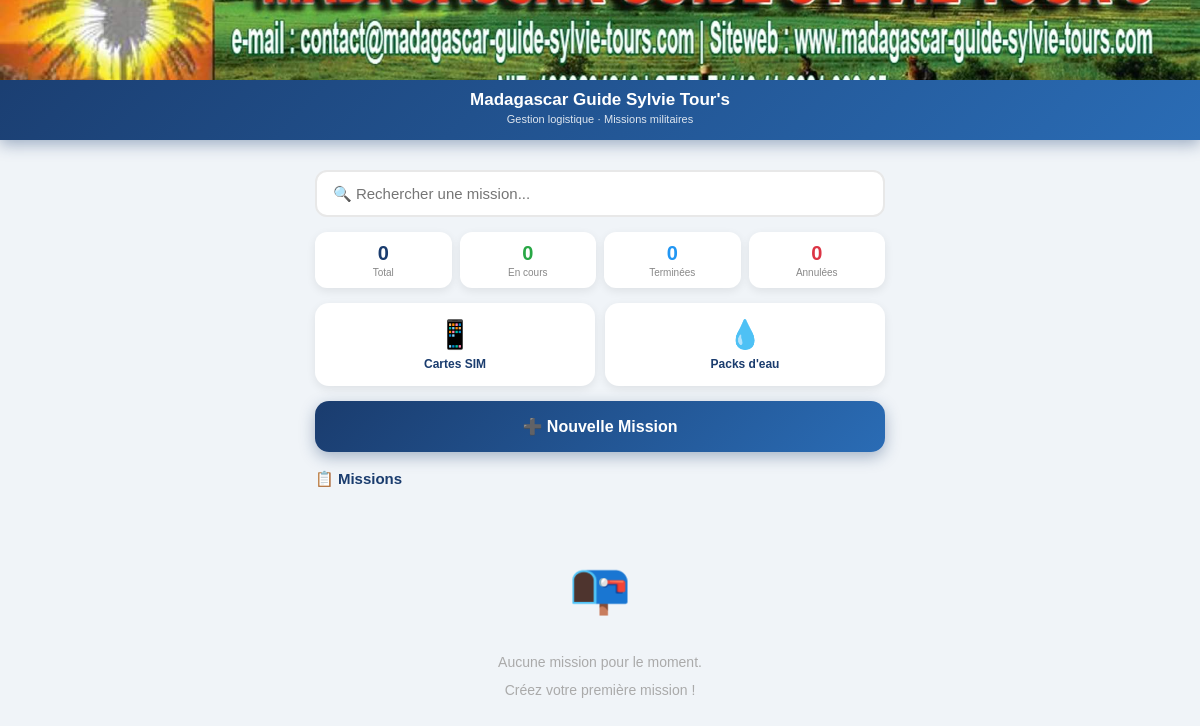
The app's page /, older data.
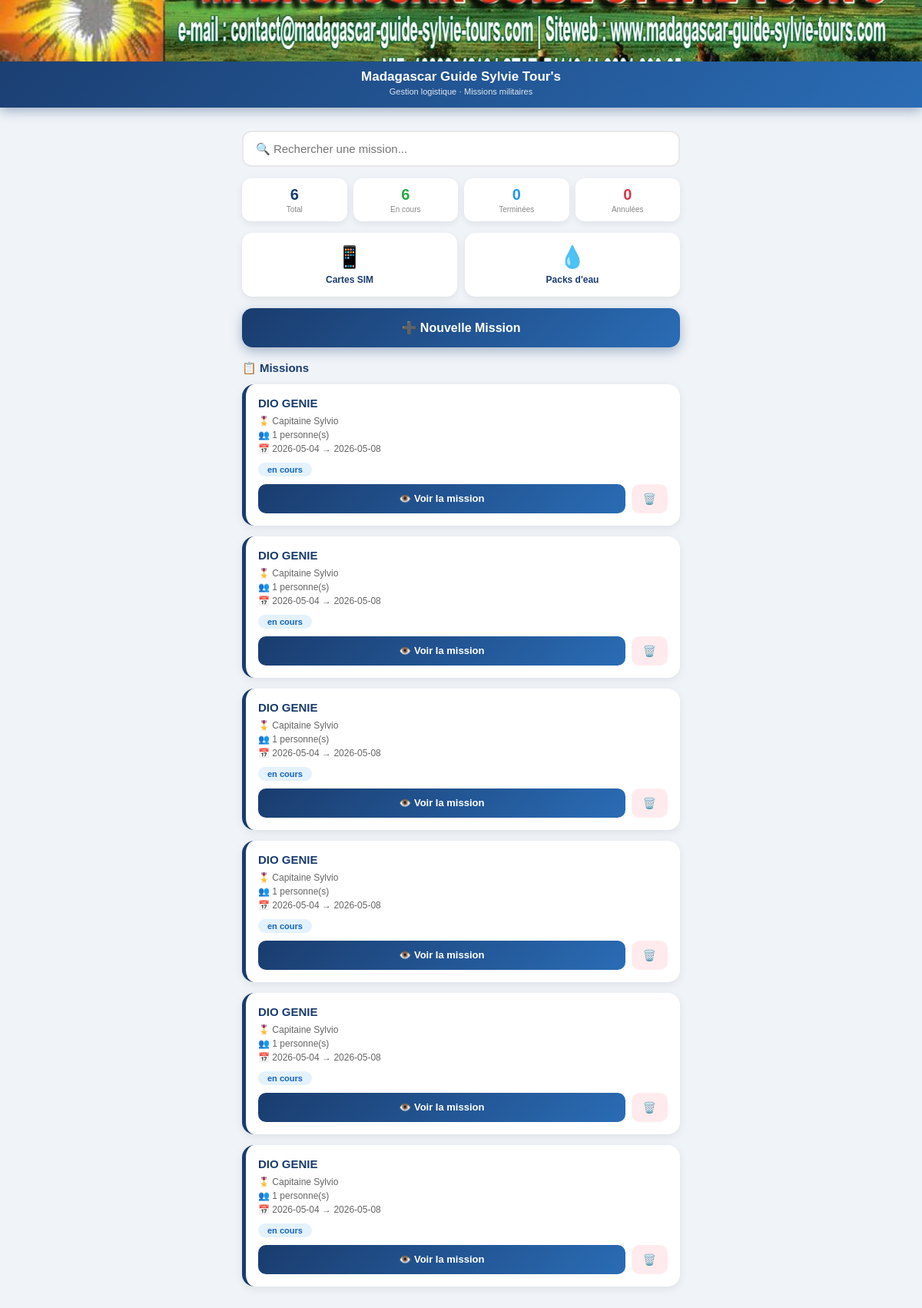
The same page, newer data.
### tables this page shows
CREATE TABLE missions (
        id INTEGER PRIMARY KEY AUTOINCREMENT,
        nom TEXT NOT NULL,
        client TEXT,
        nb_personnes INTEGER,
        date_arrivee TEXT,
        date_depart TEXT,
        statut TEXT DEFAULT 'en cours',
        numero_facture TEXT,
        notes TEXT
    );

### app.py (the view)
@app.route('/')
def accueil():
    conn = sqlite3.connect(DB)
    c = conn.cursor()
    c.execute("SELECT * FROM missions ORDER BY id DESC")
    missions = c.fetchall()
    conn.close()
    return render_template('accueil.html', missions=missions)

### templates/accueil.html (shortened to what this page needs)
<!DOCTYPE html>
<html lang="fr">
<head>
</head>
<body>
    <div class="header">
        <img src="/static/logo.jpg" class="header-logo" alt="Logo">
        <div class="header-text">
            <h1>Madagascar Guide Sylvie Tour's</h1>
            <p>Gestion logistique · Missions militaires</p>
        </div>
    </div>
    <div class="container">
        <input type="text" class="search-bar" id="searchBar" onkeyup="filterMissions()" placeholder="🔍 Rechercher une mission...">
        <div class="stats-bar">
            <div class="stat-box">
                <strong>{{ missions|length }}</strong>
                <span>Total</span>
            </div>
            <div class="stat-box green">
                <strong>{{ missions|selectattr('6', 'equalto', 'en cours')|list|length }}</strong>
                <span>En cours</span>
            </div>
            <div class="stat-box blue">
                <strong>{{ missions|selectattr('6', 'equalto', 'terminée')|list|length }}</strong>
                <span>Terminées</span>
            </div>
            <div class="stat-box red">
                <strong>{{ missions|selectattr('6', 'equalto', 'annulée')|list|length }}</strong>
                <span>Annulées</span>
            </div>
        </div>
        <div class="shortcut-grid">
            <a href="/cartes_sim" class="shortcut-btn">
                <span class="icon">📱</span>
                <span class="label">Cartes SIM</span>
            </a>
            <a href="/packs_eau" class="shortcut-btn">
                <span class="icon">💧</span>
                <span class="label">Packs d'eau</span>
            </a>
        </div>
        <a href="/nouvelle_mission" class="btn-nouvelle">➕ Nouvelle Mission</a>
        <div class="section-title">📋 Missions</div>
        {% if missions %}
            {% for m in missions %}
            <div class="mission-card {% if m[6] == 'terminée' %}terminee{% elif m[6] == 'annulée' %}annulee{% endif %}" id="card-{{ m[0] }}">
                <h3>{{ m[1] }}</h3>
                <div class="mission-meta">
                    <span>🎖️ {{ m[2] }}</span>
                    <span>👥 {{ m[3] }} personne(s)</span>
                    <span>📅 {{ m[4] }} → {{ m[5] }}</span>
                </div>
                <span class="badge {% if m[6] == 'en cours' %}badge-encours{% elif m[6] == 'terminée' %}badge-terminee{% else %}badge-annulee{% endif %}">
                    {{ m[6] }}
                </span>
                <div class="card-actions">
                    <a href="/mission/{{ m[0] }}" class="btn-voir">👁️ Voir la mission</a>
                    <a href="/supprimer_mission/{{ m[0] }}" class="btn-supprimer" onclick="return confirm('Supprimer cette mission ?')">🗑️</a>
                </div>
            </div>
            {% endfor %}
        {% else %}
            <div class="empty">
                <span class="empty-icon">📭</span>
                Aucune mission pour le moment.<br>
                Créez votre première mission !
            </div>
        {% endif %}
    </div>
</body>
</html>

Row changes from the older to the newer data that the page shows:
added missions: nom "DIO GENIE", client "Capitaine Sylvio", nb_personnes "1", date_arrivee "2026-05-04", date_depart "2026-05-08", statut "en cours"
added missions: nom "DIO GENIE", client "Capitaine Sylvio", nb_personnes "1", date_arrivee "2026-05-04", date_depart "2026-05-08", statut "en cours"
added missions: nom "DIO GENIE", client "Capitaine Sylvio", nb_personnes "1", date_arrivee "2026-05-04", date_depart "2026-05-08", statut "en cours"
added missions: nom "DIO GENIE", client "Capitaine Sylvio", nb_personnes "1", date_arrivee "2026-05-04", date_depart "2026-05-08", statut "en cours"
added missions: nom "DIO GENIE", client "Capitaine Sylvio", nb_personnes "1", date_arrivee "2026-05-04", date_depart "2026-05-08", statut "en cours"
added missions: nom "DIO GENIE", client "Capitaine Sylvio", nb_personnes "1", date_arrivee "2026-05-04", date_depart "2026-05-08", statut "en cours"
Text that changed along with them:
{{ missions|length }}: "0" → "6"
{{ missions|selectattr('6', 'equalto', 'en cours')|list|length }}: "0" → "6"
text no longer shown: "📭 Aucune mission pour le moment. Créez votre première mission !"
